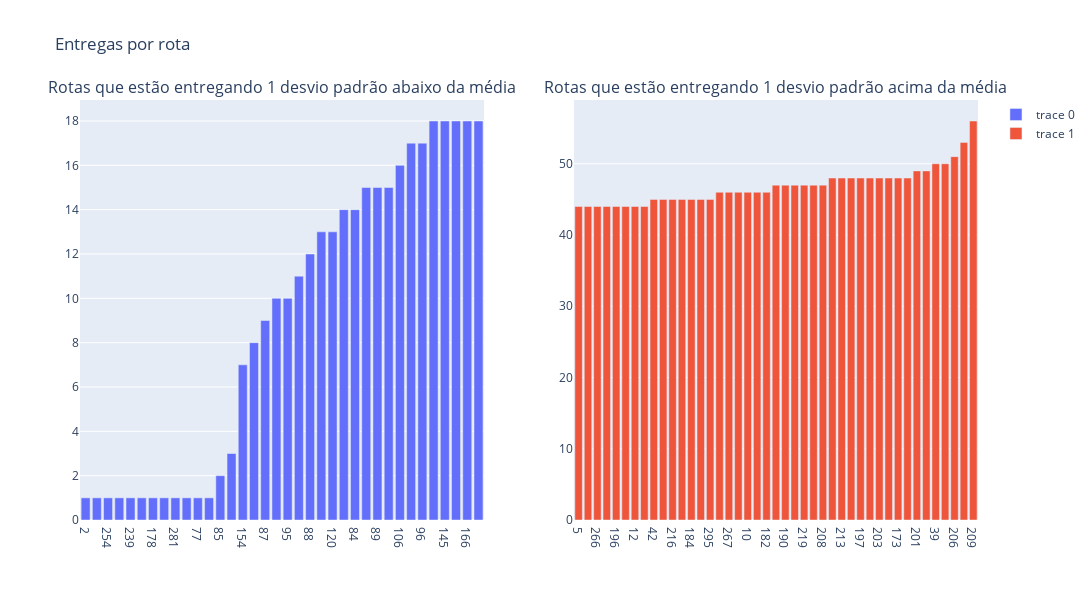

The cell this chart's notebook holds for it:
### Markdown cell above
Here I'm just going to show low and high representative routes, taking only routes that deliver 1 stdev below and 1 stdev over the mean

### Code cell
bellow_one_stdev_filtering_span = grouped_by_route < mean_delivers_per_route - stdev_delivers_per_route
above_one_stdev_filtering_span = grouped_by_route > mean_delivers_per_route + stdev_delivers_per_route

grouped_by_route_bellow_one_stdev = grouped_by_route[bellow_one_stdev_filtering_span]
grouped_by_route_above_one_stdev = grouped_by_route[above_one_stdev_filtering_span]

below_one_stdev_df = df[df['codigo_rota'].isin(grouped_by_route_bellow_one_stdev.index)]

bar_graph_labels = {
    'x': 'Código da Rota',
    'y': 'Número de Entregas'
}

fig = make_subplots(
    rows=1, cols=2,
    subplot_titles=(
        'Rotas que estão entregando 1 desvio padrão abaixo da média',
        'Rotas que estão entregando 1 desvio padrão acima da média'
    )
)

fig.add_trace(
    go.Bar(
        x=grouped_by_route_bellow_one_stdev.sort_values().index.astype(str),
        y=grouped_by_route_bellow_one_stdev.sort_values().values
    ),
    row=1, col=1
)

fig.add_trace(
    go.Bar(
        x=grouped_by_route_above_one_stdev.sort_values().index.astype(str),
        y=grouped_by_route_above_one_stdev.sort_values().values
    ),
    row=1, col=2
)

fig.update_layout(height=600, width=1400,
                  title_text="Entregas por rota")

fig.show()

### Figure 1 — Plotly figure (JSON) as saved in the notebook; plotly's stock layout.template omitted (floating-point values rounded to 4 significant figures)
{"data": [{"type": "bar", "x": ["2", "256", "254", "253", "239", "238", "178", "149", "281", "301", "77", "37", "85", "19", "154", "86", "87", "103", "95", "155", "88", "161", "120", "168", "84", "105", "89", "165", "106", "156", "96", "163", "145", "118", "166", "143"], "xaxis": "x", "y": [1, 1, 1, 1, 1, 1, 1, 1, 1, 1, 1, 1, 2, 3, 7, 8, 9, 10, 10, 11, 12, 13, 13, 14, 14, 15, 15, 15, 16, 17, 17, 18, 18, 18, 18, 18], "yaxis": "y"}, {"type": "bar", "x": ["5", "278", "266", "205", "196", "315", "12", "14", "42", "71", "216", "282", "184", "283", "295", "40", "267", "207", "10", "169", "182", "221", "190", "188", "219", "9", "208", "199", "213", "174", "197", "183", "203", "227", "173", "284", "201", "200", "39", "204", "206", "202", "209"], "xaxis": "x2", "y": [44, 44, 44, 44, 44, 44, 44, 44, 45, 45, 45, 45, 45, 45, 45, 46, 46, 46, 46, 46, 46, 47, 47, 47, 47, 47, 47, 48, 48, 48, 48, 48, 48, 48, 48, 48, 49, 49, 50, 50, 51, 53, 56], "yaxis": "y2"}], "layout": {"annotations": [{"font": {"size": 16}, "showarrow": false, "text": "Rotas que estão entregando 1 desvio padrão abaixo da média", "x": 0.225, "xanchor": "center", "xref": "paper", "y": 1, "yanchor": "bottom", "yref": "paper"}, {"font": {"size": 16}, "showarrow": false, "text": "Rotas que estão entregando 1 desvio padrão acima da média", "x": 0.775, "xanchor": "center", "xref": "paper", "y": 1, "yanchor": "bottom", "yref": "paper"}], "height": 600, "title": {"text": "Entregas por rota"}, "width": 1400, "xaxis": {"anchor": "y", "domain": [0, 0.45]}, "xaxis2": {"anchor": "y2", "domain": [0.55, 1]}, "yaxis": {"anchor": "x", "domain": [0, 1]}, "yaxis2": {"anchor": "x2", "domain": [0, 1]}}}
